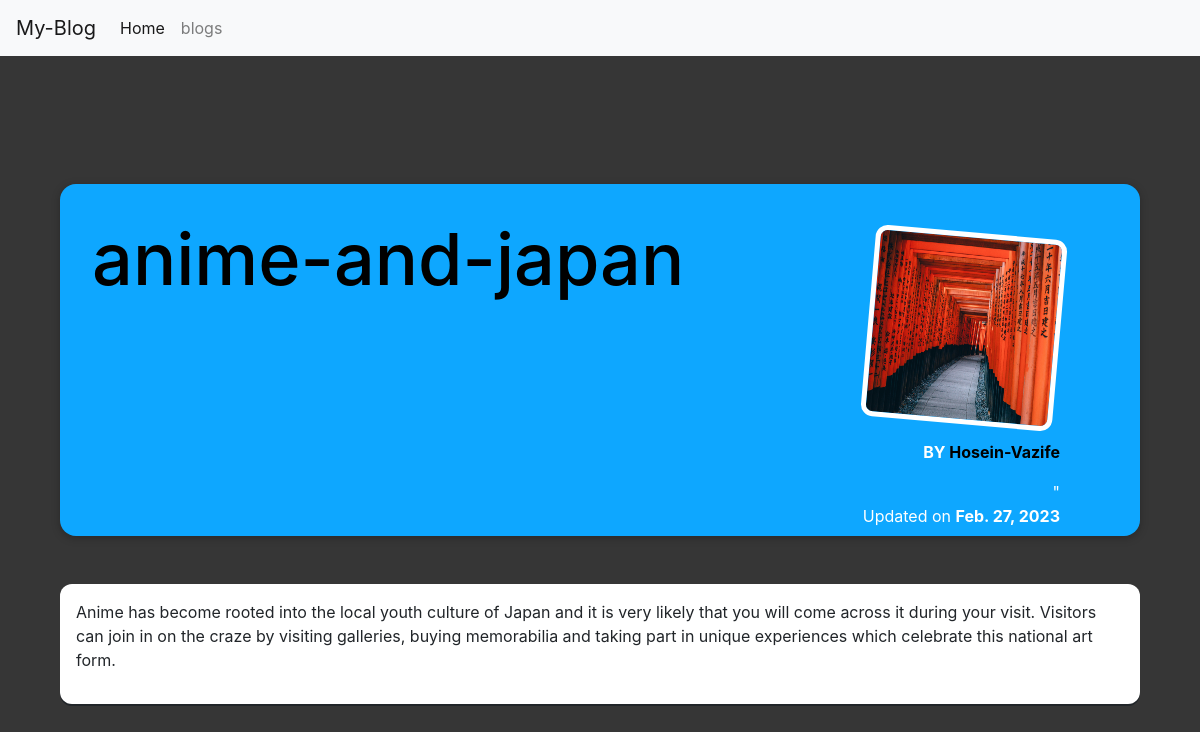
/posts/anime-and-japan, run on the app's committed database.
### blog/models.py (models this page shows, shortened)
class post(models.Model):
    title = models.CharField(max_length=100)
    date = models.DateField(auto_now_add=True)
    images = models.ImageField(upload_to="blog/static/images")
    slug = models.SlugField(default="",null=False,db_index=True,blank=True)
    content = models.TextField()
    author_post = models.ForeignKey(Author,null=True,on_delete=models.CASCADE)
    tag = models.ManyToManyField(tag)
    class Meta:
        verbose_name = 'post-descriptions'

class Author(models.Model):
    first_name = models.CharField(max_length=100)
    last_name = models.CharField(max_length=100)
    email = models.CharField(max_length=100)
    def __str__(self):
        return f"{self.first_name}-{self.last_name}"

### blog/views.py (the view)
# urls.py: path("posts/<slug:slug>",views.full_post, name = "full-post")
def full_post(request,slug):
    identified =post.objects.get(slug=slug)
    try:
        return render(request,"blog/post_detail.html",{
       "match": identified
})
    except ValueError() :
        return  render(request,"404.html")

### blog/templates/blog/post_detail.html (shortened to what this page needs)
{% extends "core.html"%}
{% load static %}
{%block css_files %}
  <link rel="stylesheet" href= "/static/post.css"/>
  <link rel="stylesheet" href="/static/full_post.css">
{%endblock%}
{%block core_body%}
  <section id="summary">
    <h2>{{match.slug}}</h2>
    <article>
      <img src="{{match.images.url}}" alt="{{match.title}}"/>
      <address> BY <a href = "mailto:{{match.author_post.email}}">{{match.author_post}}</a></address>"
      <div> Updated on <time>{{match.date}}</time> </div>
    </article>
  </section>
  <main>
    <p>
      {{match.content}}
      </p>
{%endblock%}

### static/style.css (style rules this page uses)
* { box-sizing: border-box; }
h1, h2, h3 { font-family: 'Lato', sans-serif; font-weight: bold; }

### static/full_post.css (style rules this page uses)
body { background-color: rgb(54, 54, 54); }
#summary { margin: 8rem auto 3rem auto; padding: 2rem; width: 90%; max-width: 90rem; border-radius: 16px; background-color: #0ea7ff; position: relative; box-shadow: 0 2px 8px rgba(0, 0, 0, 0.25); height: 22rem; }
#summary h2 { color: rgb(0, 0, 0); font-size: 4.5rem; }
#summary a { color: rgb(0, 0, 0); }
#summary article { position: absolute; top: 2rem; right: 3rem; padding: 1rem 2rem; border-radius: 12px; text-align: right; color: white; }
#summary article img { width: 12rem; height: 12rem; border-radius: 12px; transform: rotateZ(5deg); border: 5px solid white; margin-bottom: 1rem; }
#summary address { font-weight: bold; }
#summary time { font-weight: bold; }
main { width: 90%; max-width: 90rem; margin: 3rem auto; background-color: white; padding: 1rem; border-radius: 12px; box-shadow: 0 2px }

### data on the page
post: slug "anime-and-japan", images (picture), author_post "Hosein-Vazife", date "Feb. 27, 2023", content "Anime has become rooted into the local youth culture of Japan and it is very likely that you will come across it during your visit. Visitors can join in on the craze by visiting galleries, buying memorabilia and taking part in unique experiences which celebrate this national art form."
